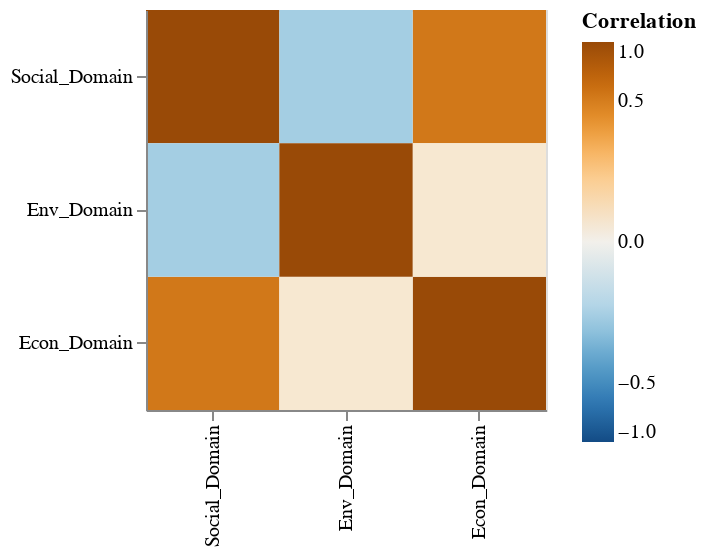

The cell this chart's notebook holds for it:
### Code cell
heatmap

### Figure 1 — Vega-Lite specification as saved in the notebook (floating-point values rounded to 4 significant figures)
{"config": {"view": {"continuousWidth": 400, "continuousHeight": 300}}, "data": {"name": "data-c67c6f5c821ce244b12537403acc94a7"}, "mark": "rect", "encoding": {"color": {"type": "quantitative", "field": "Correlation", "legend": {"tickCount": 5}, "scale": {"domain": [-1, 1], "scheme": "blueorange", "type": "sqrt"}}, "x": {"type": "nominal", "field": "col", "sort": {"field": "Correlation", "order": "ascending"}, "title": ""}, "y": {"type": "nominal", "field": "row", "sort": {"field": "Correlation", "order": "ascending"}, "title": ""}}, "height": 200, "width": 200, "$schema": "https://vega.github.io/schema/vega-lite/v4.8.1.json", "datasets": {"data-c67c6f5c821ce244b12537403acc94a7": [{"row": "Econ_Domain", "col": "Econ_Domain", "Correlation": 1.0}, {"row": "Social_Domain", "col": "Econ_Domain", "Correlation": 0.5315}, {"row": "Env_Domain", "col": "Econ_Domain", "Correlation": 0.01121}, {"row": "Econ_Domain", "col": "Social_Domain", "Correlation": 0.5315}, {"row": "Social_Domain", "col": "Social_Domain", "Correlation": 1.0}, {"row": "Env_Domain", "col": "Social_Domain", "Correlation": -0.1387}, {"row": "Econ_Domain", "col": "Env_Domain", "Correlation": 0.01121}, {"row": "Social_Domain", "col": "Env_Domain", "Correlation": -0.1387}, {"row": "Env_Domain", "col": "Env_Domain", "Correlation": 1.0}]}}
